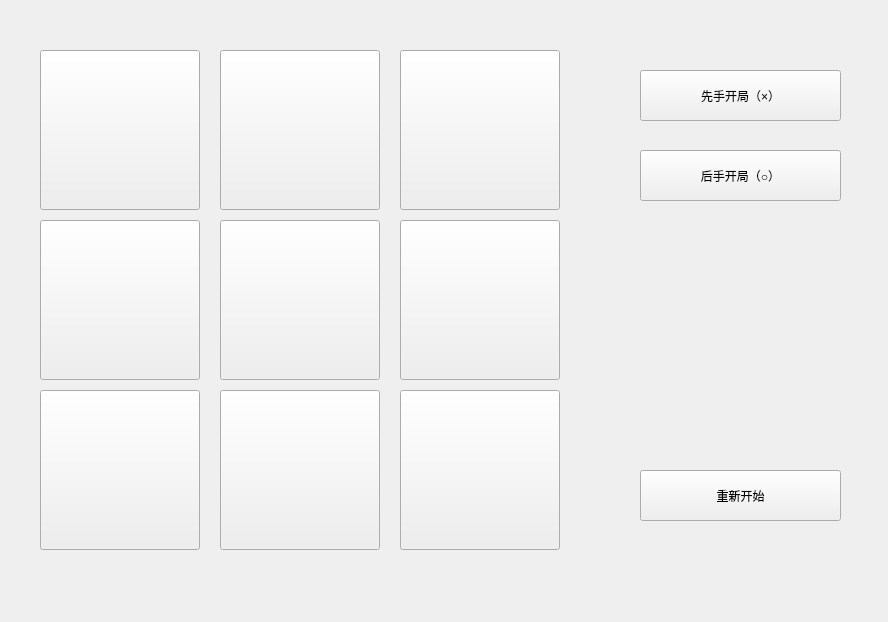
<?xml version="1.0" encoding="UTF-8"?>
<ui version="4.0">
 <class>Widget</class>
 <widget class="QWidget" name="Widget">
  <property name="geometry">
   <rect>
    <x>0</x>
    <y>0</y>
    <width>888</width>
    <height>622</height>
   </rect>
  </property>
  <property name="windowTitle">
   <string>Widget</string>
  </property>
  <widget class="QPushButton" name="pushButton_10">
   <property name="geometry">
    <rect>
     <x>640</x>
     <y>70</y>
     <width>201</width>
     <height>51</height>
    </rect>
   </property>
   <property name="styleSheet">
    <string notr="true">font: 16pt &quot;黑体&quot;;</string>
   </property>
   <property name="text">
    <string>先手开局（×）</string>
   </property>
  </widget>
  <widget class="QPushButton" name="pushButton_11">
   <property name="geometry">
    <rect>
     <x>640</x>
     <y>150</y>
     <width>201</width>
     <height>51</height>
    </rect>
   </property>
   <property name="styleSheet">
    <string notr="true">font: 16pt &quot;黑体&quot;;</string>
   </property>
   <property name="text">
    <string>后手开局（○）</string>
   </property>
  </widget>
  <widget class="QPushButton" name="pushButton_1">
   <property name="geometry">
    <rect>
     <x>40</x>
     <y>50</y>
     <width>160</width>
     <height>160</height>
    </rect>
   </property>
   <property name="styleSheet">
    <string notr="true"/>
   </property>
   <property name="text">
    <string/>
   </property>
  </widget>
  <widget class="QPushButton" name="pushButton_2">
   <property name="geometry">
    <rect>
     <x>220</x>
     <y>50</y>
     <width>160</width>
     <height>160</height>
    </rect>
   </property>
   <property name="text">
    <string/>
   </property>
  </widget>
  <widget class="QPushButton" name="pushButton_3">
   <property name="geometry">
    <rect>
     <x>400</x>
     <y>50</y>
     <width>160</width>
     <height>160</height>
    </rect>
   </property>
   <property name="text">
    <string/>
   </property>
  </widget>
  <widget class="QPushButton" name="pushButton_4">
   <property name="geometry">
    <rect>
     <x>40</x>
     <y>220</y>
     <width>160</width>
     <height>160</height>
    </rect>
   </property>
   <property name="text">
    <string/>
   </property>
  </widget>
  <widget class="QPushButton" name="pushButton_5">
   <property name="geometry">
    <rect>
     <x>220</x>
     <y>220</y>
     <width>160</width>
     <height>160</height>
    </rect>
   </property>
   <property name="text">
    <string/>
   </property>
  </widget>
  <widget class="QPushButton" name="pushButton_6">
   <property name="geometry">
    <rect>
     <x>400</x>
     <y>220</y>
     <width>160</width>
     <height>160</height>
    </rect>
   </property>
   <property name="text">
    <string/>
   </property>
  </widget>
  <widget class="QPushButton" name="pushButton_7">
   <property name="geometry">
    <rect>
     <x>40</x>
     <y>390</y>
     <width>160</width>
     <height>160</height>
    </rect>
   </property>
   <property name="text">
    <string/>
   </property>
  </widget>
  <widget class="QPushButton" name="pushButton_8">
   <property name="geometry">
    <rect>
     <x>220</x>
     <y>390</y>
     <width>160</width>
     <height>160</height>
    </rect>
   </property>
   <property name="text">
    <string/>
   </property>
  </widget>
  <widget class="QPushButton" name="pushButton_9">
   <property name="geometry">
    <rect>
     <x>400</x>
     <y>390</y>
     <width>160</width>
     <height>160</height>
    </rect>
   </property>
   <property name="text">
    <string/>
   </property>
  </widget>
  <widget class="QLabel" name="label">
   <property name="geometry">
    <rect>
     <x>0</x>
     <y>0</y>
     <width>601</width>
     <height>611</height>
    </rect>
   </property>
   <property name="styleSheet">
    <string notr="true">border-image: url(:/blackboard.jpeg);</string>
   </property>
   <property name="text">
    <string/>
   </property>
  </widget>
  <widget class="QPushButton" name="pushButton_12">
   <property name="geometry">
    <rect>
     <x>640</x>
     <y>470</y>
     <width>201</width>
     <height>51</height>
    </rect>
   </property>
   <property name="styleSheet">
    <string notr="true">font: 16pt &quot;黑体&quot;;</string>
   </property>
   <property name="text">
    <string>重新开始</string>
   </property>
  </widget>
  <zorder>label</zorder>
  <zorder>pushButton_10</zorder>
  <zorder>pushButton_11</zorder>
  <zorder>pushButton_1</zorder>
  <zorder>pushButton_2</zorder>
  <zorder>pushButton_3</zorder>
  <zorder>pushButton_4</zorder>
  <zorder>pushButton_5</zorder>
  <zorder>pushButton_6</zorder>
  <zorder>pushButton_7</zorder>
  <zorder>pushButton_8</zorder>
  <zorder>pushButton_9</zorder>
  <zorder>pushButton_12</zorder>
 </widget>
 <layoutdefault spacing="6" margin="11"/>
 <resources/>
 <connections/>
</ui>
